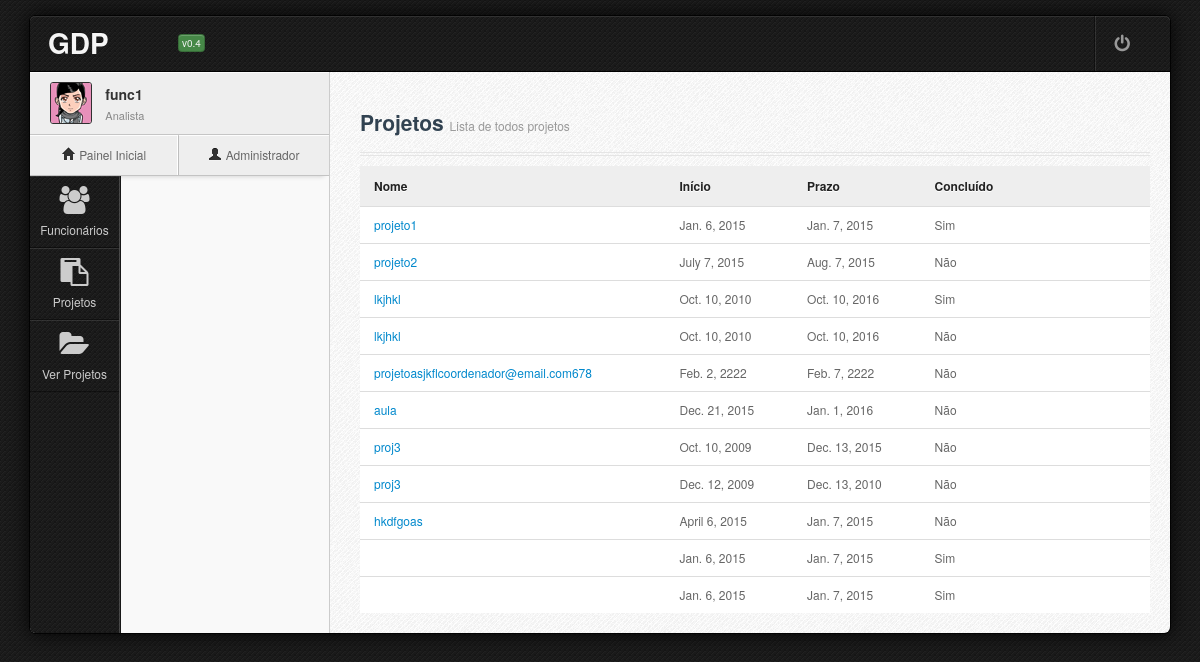
The app's page /projetos/ (signed in) with its own data.
### sistema/models.py (models this page shows, shortened)
class Funcionario(models.Model):
    nome = models.CharField("Nome", max_length=128)
    contato = models.OneToOneField(Contato, null = True) #null não é salvo no BD e blank não é requerido no form
    cargo = models.CharField(max_length=16, choices = cargos)
    nivel_formacao = models.CharField("Nível de formação", max_length=16, choices = niveis_formacao)
    usuario = models.OneToOneField(User, blank = True, null=True)
    projeto = models.ForeignKey(Projeto, blank = True, null = True)
    class Meta:
        verbose_name = "Funcionário"
        verbose_name_plural = "Funcionários"

class Projeto(models.Model):
    nome_projeto = models.CharField("Nome do Projeto ", max_length=128)
    inicio = models.DateField("Data de criação", null = True)
    prazo = models.DateField("Prazo final", null = True)
    status = models.BooleanField("Concluído", default = False, blank = True)
    class Meta:
        verbose_name = "Projeto"
        verbose_name_plural = "Projetos"

### sistema/views.py (the view)
# urls.py: url(r'^projetos/$', views.projetos_listar),
@login_required
def projetos_listar(request):
    usuario = request.user
    funcionario_corrente = Funcionario.objects.get(usuario=usuario)
    cargo = funcionario_corrente.cargo
    if cargo == 'g' or cargo == 'a':
        lista=[]
        lista.append(funcionario_corrente.projeto)
    else:
        lista = Projeto.objects.all()
    lista = Projeto.objects.all()
    return render(request, "projetos.html", locals())

### sistema/templates/projetos.html (shortened to what this page needs)
{% extends "base.html" %}
{% block titulo %}Projetos{% endblock titulo %}
{% block subtitulo %}Lista de todos projetos{% endblock subtitulo %}
{% block conteudo %}
<table class="table table-hover" id="table2">
    <thead>
        <tr>
            <th>Nome</th>
            <th>Início</th>
            <th>Prazo</th>
            <th>Concluído</th>
            <th></th>
        </tr>
    </thead>
    <tbody>
        {% for projeto in lista%}
        <tr class="odd gradeX">
            <td><a href="/projetos/{{projeto.id}}">{{projeto.nome_projeto}}</a></td>
            <td>{{projeto.inicio}}</td>
            <td>{{projeto.prazo}}</td>
            <td>
                {% if projeto.status%}Sim
                {% else %}Não
                {% endif %}
            </td>
            <td>
            </td>
        </tr>
        {% endfor%}
    </tbody>
</table>
{% endblock conteudo %}

### sistema/templates/base.html (shortened to what this page needs)
<!DOCTYPE html>
 <html class="no-js">
    <head>
	<link rel="stylesheet" type="text/css" href="/static/css/jasny-bootstrap.min.css">
	<link rel="stylesheet" type="text/css" href="/static/css/bootstrap.min.css">
	<link rel="stylesheet" type="text/css" href="/static/css/icon/fugue.min.css">
	<link rel="stylesheet" type="text/css" href="/static/css/icon/elusive.min.css">
	<link rel="stylesheet" type="text/css" href="/static/css/icon/font-awesome.min.css">
	<link rel="stylesheet" type="text/css" href="/static/css/default.min.css">
	<link rel="stylesheet" type="text/css" href="/static/css/default.responsive.min.css">
	<link rel="stylesheet" type="text/css" href="/static/css/plugins/uniform.default.css">
	<link rel="stylesheet" type="text/css" href="/static/css/jui/jquery.ui.min.css">
    </head>
    <body class="body5">
        <div id="wrapper" class="boxed">
            <div id="wrapper-inner" class="pattern8">
                <div id="main-header">
		    <div class="container-fluid">
			<div class="row-fluid">
			    <div class="span12">
				<div class="title">
				    <h1>GDP <small>v0.4</small></h1>
			        </div>
				<div class="header-panel">
				    <div id="dropdown-patterns" class="dropdown" rel="tooltip" data-placement="bottom" title="Logout">
					<a href="/logout/" class="menu dropdown-toggle" onclick="return confirm('Deseja realmente fazer logout do sistema?')" ><i class="icon iconfa-off"></i></a>
				    </div>
				</div>
			    </div>
			</div>
		    </div>
                </div>
                <div id="sidebar">
                    <div class="profile" data-detach="profile">
                        <div class="profile-pic">
			    <div class="btn-group">
				    <img src="/static/img/avatar/40x40/avatar4.png" width="40px" height="40px" alt="{{membro_logado.user.get_full_name}}" class="dropdown-toggle" data-toggle="dropdown">
                </div>
                        </div>
                        <div class="profile-info">
                            <span class="name">{{funcionario_corrente.nome}}</span>
                            <span class="job">{{funcionario_corrente.get_cargo_display}}</span>
                        </div>
                        <div class="profile-panel">
                            <div class="profile-panel-menu" id="panel-message">
                                <a href="/home/" class="menu">
                                    <i class="icon icon-home"></i>
                                    <span class="text">Painel Inicial</span>
                                </a>
                            </div>
                            <div class="profile-panel-menu" id="panel-notification">
                                <a href="/admin/" class="menu">
                                    <i class="icon icon-user"></i>
                                    <span class="text">Administrador</span>
                                </a>
                            </div>
                        </div>
                    </div>
                    <ul class="nav-mainmenu" id="nav-mainmenu">
                        <li class="accordion-group">
                            <a href="/cadastra_funcionario/"><span class="icon iconfa-group"></span><span class="text">Funcionários</span><span class="badge pull-right">4</span></a>
                        </li>
                        <li class="accordion-group">
                            <a href="/cadastra_projeto/"><span class="icon iconfa-paste"></span><span class="text">Projetos</span><span class="badge pull-right">5</span></a>
                        </li>
                        <li class="accordion-group">
                            <a href="/projetos/"><span class="icon iconfa-folder-open"></span><span class="text">Ver Projetos</span><span class="badge pull-right">3</span></a>
                        </li>
                    </ul>
                </div>
                <div id="main-content">
                    <p>&nbsp;</p>
                    <h3>{% block titulo %}{% endblock titulo %} <small>{% block subtitulo %}{% endblock subtitulo %}</small></h3>
                    <hr class="style1">
		    <div class="row-fluid" >
			<div class="span12">
			{% block conteudo %}{% endblock conteudo %}
					    </div>
                    </div>
					<br/>
                </div>
            </div>
        </div>
    </body>
</html>

### records on screen
Funcionario: nome "func1", cargo "Analista"
Projeto: nome_projeto "projeto1", inicio "Jan. 6, 2015", prazo "Jan. 7, 2015", status "Sim"
Projeto: nome_projeto "projeto2", inicio "July 7, 2015", prazo "Aug. 7, 2015", status "Não"
Projeto: nome_projeto "lkjhkl", inicio "Oct. 10, 2010", prazo "Oct. 10, 2016", status "Sim"
Projeto: nome_projeto "lkjhkl", inicio "Oct. 10, 2010", prazo "Oct. 10, 2016", status "Não"
Projeto: nome_projeto "projetoasjkflcoordenador@email.com678", inicio "Feb. 2, 2222", prazo "Feb. 7, 2222", status "Não"
Projeto: nome_projeto "aula", inicio "Dec. 21, 2015", prazo "Jan. 1, 2016", status "Não"
Projeto: nome_projeto "proj3", inicio "Oct. 10, 2009", prazo "Dec. 13, 2015", status "Não"
Projeto: nome_projeto "proj3", inicio "Dec. 12, 2009", prazo "Dec. 13, 2010", status "Não"
Projeto: nome_projeto "hkdfgoas", inicio "April 6, 2015", prazo "Jan. 7, 2015", status "Não"
Projeto: inicio "Jan. 6, 2015", prazo "Jan. 7, 2015", status "Sim"
Projeto: inicio "Jan. 6, 2015", prazo "Jan. 7, 2015", status "Sim"
